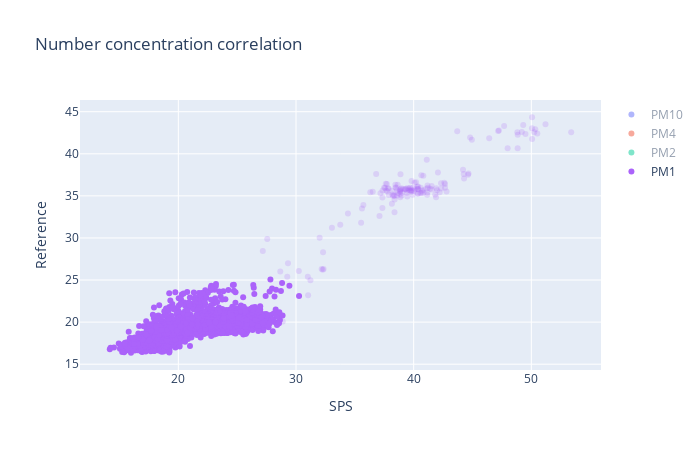

Here is the notebook cell this chart was saved with:
### Code cell
fig = make_subplots(rows=1,cols=1,shared_xaxes=True)
PM10_COLOR = '#1f77b4'
PM2_COLOR = '#d62728'
fig.add_trace(go.Scatter(x=num['spsPM10'],y=num['opsPM10'],mode='markers',showlegend=True,name='PM10'),row=1,col=1)
fig.add_trace(go.Scatter(x=num['spsPM4'],y=num['opsPM4'],mode='markers',showlegend=True,name='PM4'),row=1,col=1)
fig.add_trace(go.Scatter(x=num['spsPM2'],y=num['opsPM2'],mode='markers',showlegend=True,name='PM2'),row=1,col=1)
fig.add_trace(go.Scatter(x=num['spsPM1'],y=num['opsPM1'],mode='markers',showlegend=True,name='PM1'),row=1,col=1)



fig.update_layout(title='Number concentration correlation')
fig.update_xaxes(title_text='SPS')
fig.update_yaxes(title_text='Reference')
fig.update_layout(width=700,height=450)
fig.show()

### Figure 1 — Plotly figure (JSON) as saved in the notebook; plotly's stock layout.template omitted (floating-point values rounded to 4 significant figures; data arrays with more than 128 entries replaced by an {"elided": "..."} marker saying what was removed)
{"data": [{"mode": "markers", "name": "PM10", "showlegend": true, "type": "scatter", "visible": "legendonly", "x": {"elided": "2578 float values"}, "xaxis": "x", "y": {"elided": "2578 float values"}, "yaxis": "y"}, {"mode": "markers", "name": "PM4", "showlegend": true, "type": "scatter", "visible": "legendonly", "x": {"elided": "2578 float values"}, "xaxis": "x", "y": {"elided": "2578 float values"}, "yaxis": "y"}, {"mode": "markers", "name": "PM2", "showlegend": true, "type": "scatter", "visible": "legendonly", "x": {"elided": "2578 float values"}, "xaxis": "x", "y": {"elided": "2578 float values"}, "yaxis": "y"}, {"mode": "markers", "name": "PM1", "selectedpoints": {"elided": "2430 int values"}, "showlegend": true, "type": "scatter", "visible": true, "x": {"elided": "2578 float values"}, "xaxis": "x", "y": {"elided": "2578 float values"}, "yaxis": "y"}], "layout": {"dragmode": "pan", "height": 450, "title": {"text": "Number concentration correlation"}, "width": 700, "xaxis": {"anchor": "y", "autorange": true, "domain": [0, 1], "range": [11.64, 55.92], "showspikes": false, "title": {"text": "SPS"}, "type": "linear"}, "yaxis": {"anchor": "x", "autorange": true, "domain": [0, 1], "range": [14.31, 46.39], "showspikes": false, "title": {"text": "Reference"}, "type": "linear"}}}
